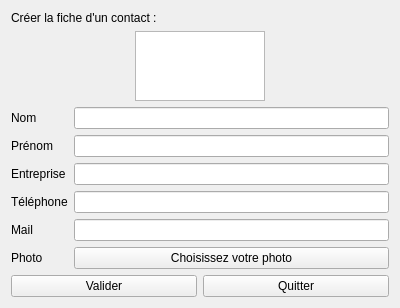
<?xml version="1.0" encoding="UTF-8"?>
<ui version="4.0">
 <class>CreationFicheWindow</class>
 <widget class="QWidget" name="CreationFicheWindow">
  <property name="windowModality">
   <enum>Qt::NonModal</enum>
  </property>
  <property name="geometry">
   <rect>
    <x>0</x>
    <y>0</y>
    <width>400</width>
    <height>282</height>
   </rect>
  </property>
  <property name="windowTitle">
   <string>Créer un contact</string>
  </property>
  <layout class="QGridLayout" name="gridLayout">
   <item row="0" column="0">
    <layout class="QVBoxLayout" name="verticalLayout">
     <item>
      <widget class="QLabel" name="label">
       <property name="text">
        <string>Créer la fiche d'un contact :</string>
       </property>
      </widget>
     </item>
     <item>
      <layout class="QHBoxLayout" name="horizontalLayout_2">
       <item>
        <spacer name="horizontalSpacer_2">
         <property name="orientation">
          <enum>Qt::Horizontal</enum>
         </property>
         <property name="sizeHint" stdset="0">
          <size>
           <width>250</width>
           <height>20</height>
          </size>
         </property>
        </spacer>
       </item>
       <item>
        <widget class="QGraphicsView" name="photoView">
         <property name="verticalScrollBarPolicy">
          <enum>Qt::ScrollBarAlwaysOff</enum>
         </property>
         <property name="horizontalScrollBarPolicy">
          <enum>Qt::ScrollBarAlwaysOff</enum>
         </property>
        </widget>
       </item>
       <item>
        <spacer name="horizontalSpacer">
         <property name="orientation">
          <enum>Qt::Horizontal</enum>
         </property>
         <property name="sizeHint" stdset="0">
          <size>
           <width>250</width>
           <height>20</height>
          </size>
         </property>
        </spacer>
       </item>
      </layout>
     </item>
     <item>
      <layout class="QFormLayout" name="formLayout">
       <item row="1" column="0">
        <widget class="QLabel" name="nomLabel">
         <property name="text">
          <string>Nom</string>
         </property>
        </widget>
       </item>
       <item row="1" column="1">
        <widget class="QLineEdit" name="nomLineEdit"/>
       </item>
       <item row="2" column="0">
        <widget class="QLabel" name="prenomLabel">
         <property name="text">
          <string>Prénom</string>
         </property>
        </widget>
       </item>
       <item row="2" column="1">
        <widget class="QLineEdit" name="prenomLineEdit"/>
       </item>
       <item row="3" column="0">
        <widget class="QLabel" name="entrepriseLabel">
         <property name="text">
          <string>Entreprise</string>
         </property>
        </widget>
       </item>
       <item row="3" column="1">
        <widget class="QLineEdit" name="entrepriseLineEdit"/>
       </item>
       <item row="4" column="0">
        <widget class="QLabel" name="tLPhoneLabel">
         <property name="text">
          <string>Téléphone</string>
         </property>
        </widget>
       </item>
       <item row="4" column="1">
        <widget class="QLineEdit" name="telLineEdit"/>
       </item>
       <item row="5" column="0">
        <widget class="QLabel" name="mailLabel">
         <property name="text">
          <string>Mail</string>
         </property>
        </widget>
       </item>
       <item row="5" column="1">
        <widget class="QLineEdit" name="mailLineEdit"/>
       </item>
       <item row="6" column="0">
        <widget class="QLabel" name="photoLabel_2">
         <property name="text">
          <string>Photo</string>
         </property>
        </widget>
       </item>
       <item row="6" column="1">
        <widget class="QPushButton" name="selectFilePushButton">
         <property name="text">
          <string>Choisissez votre photo</string>
         </property>
        </widget>
       </item>
      </layout>
     </item>
     <item>
      <layout class="QHBoxLayout" name="horizontalLayout">
       <item>
        <widget class="QPushButton" name="validButton">
         <property name="text">
          <string>Valider</string>
         </property>
        </widget>
       </item>
       <item>
        <widget class="QPushButton" name="quitButton">
         <property name="text">
          <string>Quitter</string>
         </property>
        </widget>
       </item>
      </layout>
     </item>
    </layout>
   </item>
  </layout>
 </widget>
 <resources/>
 <connections/>
</ui>
